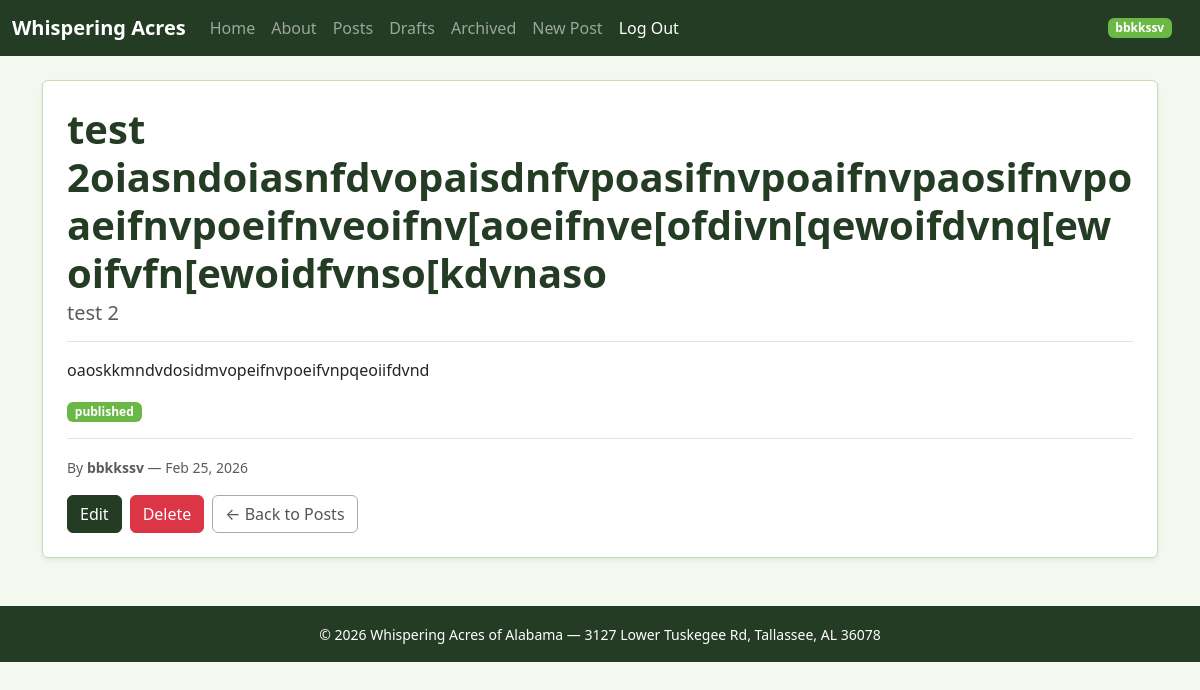
The app's page /posts/4/ (signed in), older data.
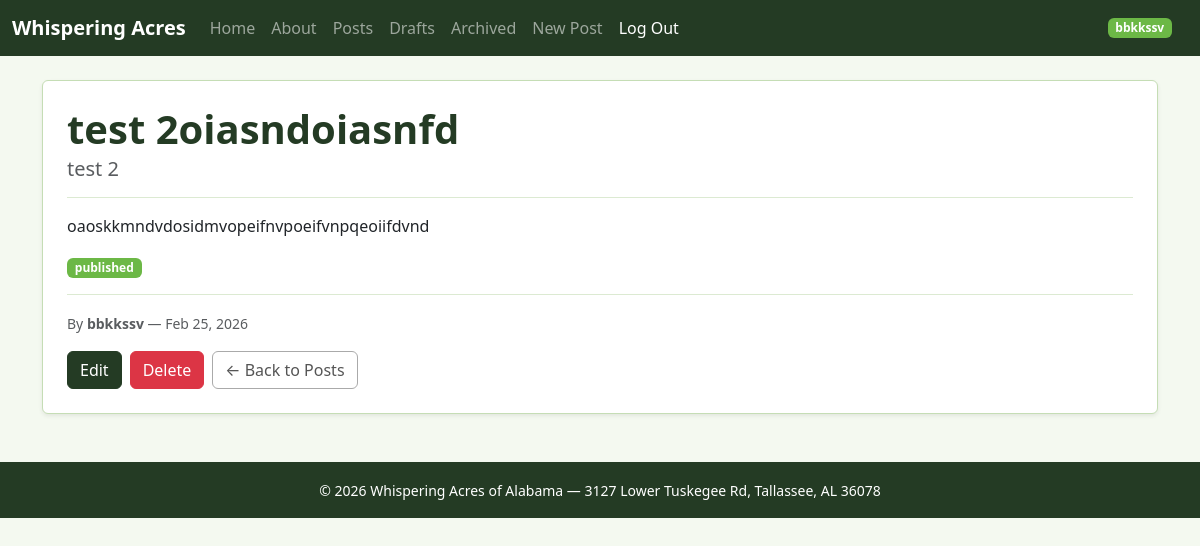
The same page, newer data.
### posts/models.py (models this page shows, shortened)
class Post(models.Model):
    title = models.CharField(max_length=128)
    sub_title = models.CharField(max_length=256)
    body = models.TextField()
    created_on = models.DateTimeField(auto_now_add=True)
    author = models.ForeignKey(User, on_delete=models.CASCADE)
    status = models.ForeignKey(Status, on_delete=models.DO_NOTHING)

class Status(models.Model):
    class Meta:
        verbose_name_plural = "Status"
    name = models.CharField(max_length=64)
    description = models.CharField(max_length=256, help_text= "Write a description of the status")

### posts/views.py (the view)
# urls.py: path('<int:pk>/', PostDetailView.as_view(), name='post_detail'),
class PostDetailView(LoginRequiredMixin, DetailView):
    model = Post
    template_name = 'posts/detail.html'
    context_object_name = 'post'

### templates/posts/detail.html (shortened to what this page needs)
{% extends 'base.html' %}
{% block content %}
<div class="card shadow-sm">
    <div class="card-body p-4">
        <h1 class="card-title">{{ post.title }}</h1>
        <h5 class="card-subtitle text-muted mb-3">{{ post.sub_title }}</h5>
        <hr>
        <p class="card-text">{{ post.body }}</p>
        <span class="badge bg-info text-dark">{{ post.status.name }}</span>
        <hr>
        <p class="text-muted mb-3"><small>By <strong>{{ post.author }}</strong> &mdash; {{ post.created_on|date:"M d, Y" }}</small></p>
        <div class="d-flex gap-2">
            {% if user == post.author %}
            <a href="{% url 'post_edit' post.pk %}" class="btn btn-primary">Edit</a>
            <a href="{% url 'post_delete' post.pk %}" class="btn btn-danger">Delete</a>
            {% endif %}
            <a href="{% url 'posts' %}" class="btn btn-outline-secondary">&larr; Back to Posts</a>
        </div>
    </div>
</div>
{% endblock %}

Row changes from the older to the newer data that the page shows:
changed Post "test 2": title "test 2oiasndoiasnfdvopaisdnfvpoasifnvpoaifnvpaosifnvpoaeifnvpoeifnveoifnv[aoeifnve[ofdivn[qewoifdvnq[ewoifvfn[ewoidfvnso[kdvnaso" → "test 2oiasndoiasnfd"
